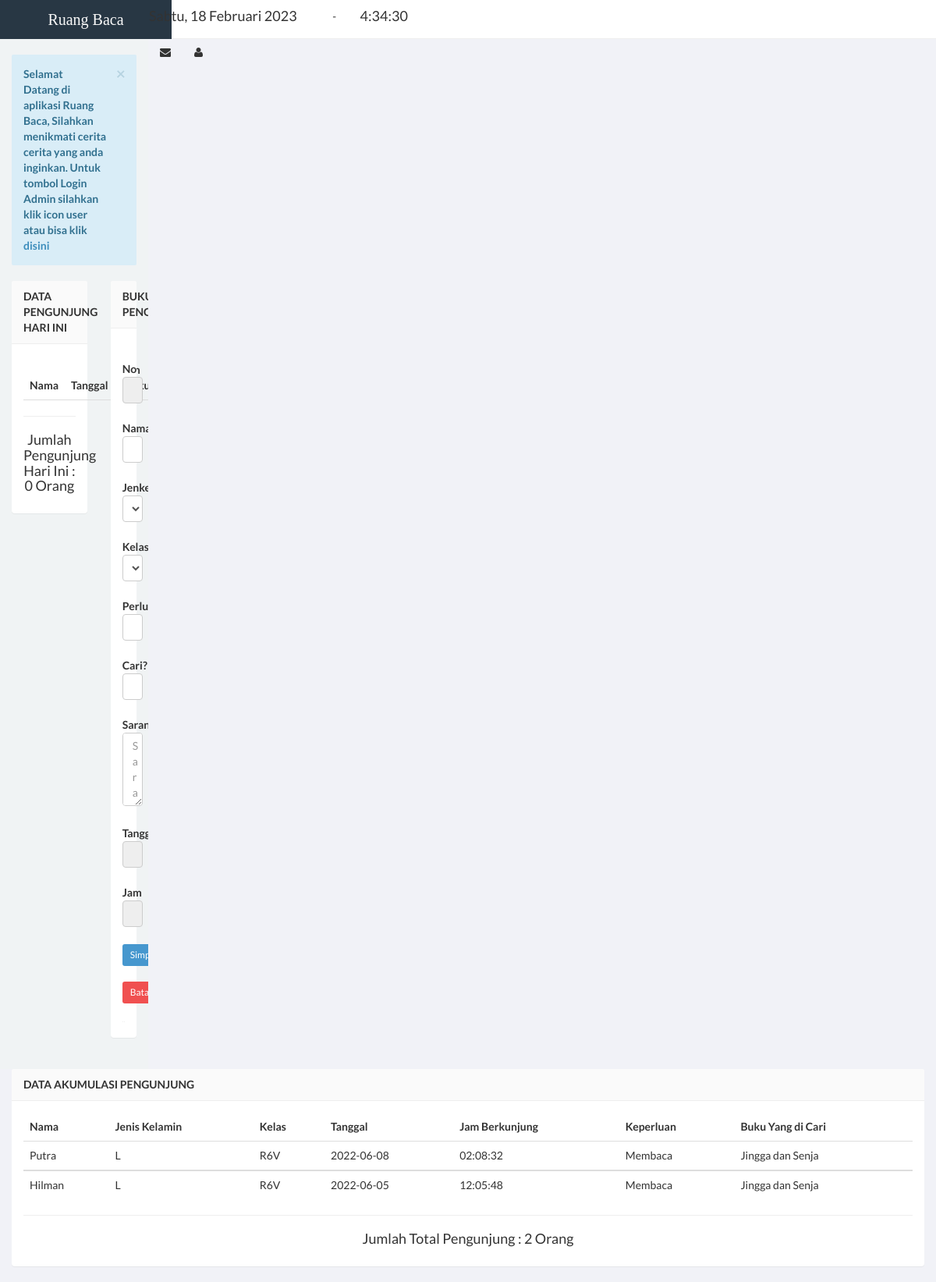
The page / on the database its author committed.
### tables this page shows
CREATE TABLE `pengunjung` (
  `id` int(6) NOT NULL,
  `nama` varchar(255) NOT NULL,
  `jk` varchar(2) NOT NULL,
  `kelas` varchar(17) NOT NULL,
  `perlu1` varchar(15) NOT NULL,
  `cari` varchar(255) NOT NULL,
  `saran` varchar(255) NOT NULL,
  `tgl_kunjung` date NOT NULL,
  `jam_kunjung` time NOT NULL
);

### index.php (the view, shortened to what this page needs)
<?php include "conn.php";?>
<!DOCTYPE html>
<html>
<head>
    <link href="css/bootstrap.min.css" rel="stylesheet" type="text/css" />
    <link href="css/font-awesome.min.css" rel="stylesheet" type="text/css" />
    <link href="css/ionicons.min.css" rel="stylesheet" type="text/css" />
    <link href="css/morris/morris.css" rel="stylesheet" type="text/css" />
    <link href="css/jvectormap/jquery-jvectormap-1.2.2.css" rel="stylesheet" type="text/css" />
    <link href="css/datepicker/datepicker3.css" rel="stylesheet" type="text/css" />
    <link href="css/daterangepicker/daterangepicker-bs3.css" rel="stylesheet" type="text/css" />
    <link href="css/iCheck/all.css" rel="stylesheet" type="text/css" />
    <link href="css/style.css" rel="stylesheet" type="text/css" />
      </head>
      <body class="skin-black">
        <header class="header">
            <a href="index.html" class="logo">
                Ruang Baca
            </a>
            <nav class="navbar navbar-static-top" role="navigation">
                <div class="navbar-right">
                    <ul class="nav navbar-nav">
                        <li class="messages-menu">
                        <table width="1000">
            <tr>
            <td width="200"><div class="Tanggal"><h4><script language="JavaScript">document.write(tanggallengkap);</script></div></h4></td>
            <td align="left" width="30"> - </td>
            <td align="left" width="620"> <h4><div id="output" class="jam" ></div></h4></td>
            </tr>
            </table>
                        </li>
                        <li class="dropdown messages-menu">
                            <a href="#" data-toggle="modal" data-target="#contact">
                                <i class="fa fa-envelope"></i>
                            </a>
                            </li>
                        <li class="dropdown user user-menu">
                            <a href="login.html" data-placement="bottom" data-toggle="tooltip" title="Login Admin">
                                <i class="fa fa-user"></i>
                            </a>
                                </li>
                            </ul>
                        </div>
                    </nav>
                </header>
                <div class="wrapper row-offcanvas row-offcanvas-left">
                    <aside>
                <section class="content">
                    <div class="row">
                    <div class="col-lg-12">
            <div class="alert alert-info alert-dismissable">
              <button type="button" class="close" data-dismiss="alert" aria-hidden="true">&times;</button>
		<b>Selamat Datang di aplikasi Ruang Baca, Silahkan menikmati cerita cerita yang anda inginkan. Untuk tombol Login Admin silahkan klik icon user atau bisa klik
        <a href="login.html">disini</a></b>
          </div>
            </div>
                        <div class="col-md-8">
                            <section class="panel">
                              <header class="panel-heading">
                                  <b>Data Pengunjung Hari Ini</b>
                            </header>
                            <div class="panel-body table-responsive">
                            <?php
$tanggal = date("Y/m/d");
?>
                                <table class="table table-hover">
                                  <thead>
                                    <tr>
                                        <th>Nama</th>
                                        <th>Tanggal</th>
                                        <th>Jam Berkunjung </th>
                                  </tr>
                              </thead>
                      </table><hr />
                    <?php $tampil = mysqli_query($conn, "select * from pengunjung where tgl_kunjung='$tanggal'");
$user = mysqli_num_rows($tampil);
?>
                  <center><h4>Jumlah Pengunjung Hari Ini : <?php echo "$user"; ?> Orang </h4> </center>
                </div>
              </section>
          </div>
          <div class="col-md-4">
            <section class="panel">
                <header class="panel-heading">
                    <b>Buku Pengunjung</b>
                </header>
                <div class="panel-body">
                    <div class="twt-area">
                        <form class="form-horizontal style-form" style="margin-top: 20px;" action="insert-pengunjung.php" method="post" enctype="multipart/form-data" name="form1" id="form1">
                          <div class="form-group">
                              <label class="col-sm-2 col-sm-2 control-label">No </label>
                              <div class="col-sm-10">
                                  <input name="id" type="text" id="id" class="form-control" placeholder="Tidak perlu di isi" autofocus="on" readonly="readonly" />
                              </div>
                          </div>
                          <div class="form-group">
                              <label class="col-sm-2 col-sm-2 control-label">Nama</label>
                              <div class="col-sm-10">
                                  <input name="nama" type="text" id="nama" class="form-control" placeholder="Nama Anda" required />
                              </div>
                          </div>
                          <div class="form-group">
                              <label class="col-sm-2 col-sm-2 control-label">Jenkel</label>
                                  <div class="col-sm-6">
                                  <select class="form-control" name="jk" id="jk">
                                  <option> -- Pilih Salah Satu --</option>
                                  </select>
                              </div>
                          </div>
                          <div class="form-group">
                              <label class="col-sm-2 col-sm-2 control-label">Kelas</label>
                              <div class="col-sm-6">
                                  <select class="form-control" name="kelas" id="kelas">
                                  <option> -- Pilih Salah Satu --</option>
                                  </select>
                              </div>
                          </div>
                          <div class="form-group">
                              <label class="col-sm-2 col-sm-2 control-label">Perlu</label>
                              <div class="col-sm-10">
                                  <input name="perlu1" type="text" id="perlu1" class="form-control" placeholder="Keperluan" required />
                              </div>
                          </div>
                          <div class="form-group">
                              <label class="col-sm-2 col-sm-2 control-label">Cari?</label>
                              <div class="col-sm-10">
                                  <input name="cari" type="text" id="cari" class="form-control" placeholder="Apa yang anda cari.?" required />
                              </div>
                          </div>
                          <div class="form-group">
                              <label class="col-sm-2 col-sm-2 control-label">Saran</label>
                              <div class="col-sm-10">
                                  <textarea rows="4" name="saran" id="saran" class="form-control" placeholder="Saran Anda untuk aplikasi Ruang Baca" cols="25"></textarea>
                              </div>
                          </div>
                          <div class="form-group">
                              <label class="col-sm-2 col-sm-2 control-label">Tanggal</label>
                              <div class="col-sm-10">
                                  <input name="tgl_kunjung" type="text" class="form-control" id="tgl_kunjung" value="<?php echo "" . date("Y/m/d") . ""; ?>" readonly="readonly"/>
                              </div>
                          </div>
                          <div class="form-group">
                              <label class="col-sm-2 col-sm-2 control-label">Jam</label>
                              <div class="col-sm-10">
                                  <input name="jam_kunjung" type="text" class="form-control" id="jam_kunjung" value="<?php echo "" . date("H:i:s") . "" ?>" readonly="readonly"/>
                              </div>
                          </div>
                          <div class="form-group" style="margin-bottom: 20px;">
                              <label class="col-sm-2 col-sm-2 control-label"></label>
                              <div class="col-sm-8">
                                  <input type="submit" value="Simpan" name="simpan" class="btn btn-sm btn-primary" />&nbsp;
	                              <a href="input-anggota.php" class="btn btn-sm btn-danger">Batal </a>
                              </div>
                          </div>
                        </form>
                    </div>
                </div>
            </section>
        </div>
                    </div>
                      </section>
                        <div class="col-md-12">
                            <section class="panel">
                              <header class="panel-heading">
                                <b>  Data Akumulasi Pengunjung</b>
                            </header>
                            <div class="panel-body table-responsive">
                            <?php
$query = "select * from pengunjung order by id desc limit 10";
$tampil = mysqli_query($conn, $query) or die(mysqli_error());
?>
                                <table class="table table-hover">
                                  <thead>
                                    <tr>
                                        <th>Nama</th>
                                        <th>Jenis Kelamin</th>
                                        <th>Kelas</th>
                                        <th>Tanggal</th>
                                        <th>Jam Berkunjung </th>
                                        <th>Keperluan</th>
                                        <th>Buku Yang di Cari</th>
                                  </tr>
                              </thead>
                                 <?php while ($data1 = mysqli_fetch_array($tampil)) {?>
                    <tbody>
                    <tr>
                    <td><?php echo $data1['nama']; ?></td>
                    <td><?php echo $data1['jk']; ?></td>
                    <td><?php echo $data1['kelas']; ?></td>
                    <td><?php echo $data1['tgl_kunjung']; ?></td>
                    <td><?php echo $data1['jam_kunjung']; ?></td>
                    <td><?php echo $data1['perlu1']; ?></td>
                    <td><?php echo $data1['cari']; ?></td>
                    <?php
}
?>
                      </table><hr />
                  <?php $tampil1 = mysqli_query($conn, "select * from pengunjung order by id");
$user1 = mysqli_num_rows($tampil1);
?>
                  <center><h4>Jumlah Total Pengunjung : <?php echo "$user1"; ?> Orang </h4> </center>
                  </div>
              </section>
          </div>
          </div>
</body>
</html>

### rows shown on the page
pengunjung: nama "Putra", jk "L", kelas "R6V", tgl_kunjung "2022-06-08", jam_kunjung "02:08:32", perlu1 "Membaca", cari "Jingga dan Senja"
pengunjung: nama "Hilman", jk "L", kelas "R6V", tgl_kunjung "2022-06-05", jam_kunjung "12:05:48", perlu1 "Membaca", cari "Jingga dan Senja"

### other values the page prints
$user "0"
$user1 "2"
